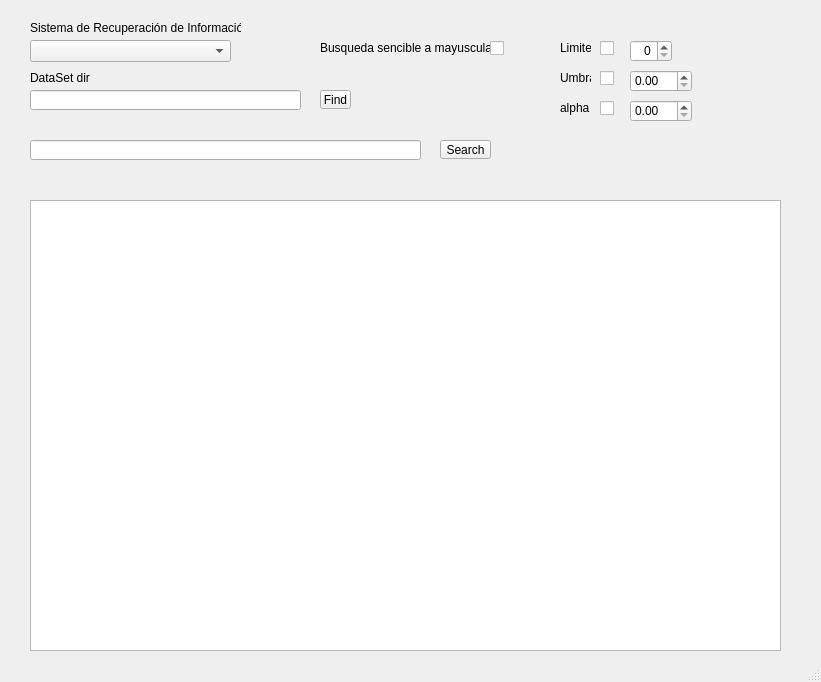
<?xml version="1.0" encoding="UTF-8"?>
<ui version="4.0">
 <class>SRI</class>
 <widget class="QMainWindow" name="SRI">
  <property name="geometry">
   <rect>
    <x>0</x>
    <y>0</y>
    <width>821</width>
    <height>682</height>
   </rect>
  </property>
  <property name="sizePolicy">
   <sizepolicy hsizetype="Preferred" vsizetype="Preferred">
    <horstretch>0</horstretch>
    <verstretch>0</verstretch>
   </sizepolicy>
  </property>
  <property name="windowTitle">
   <string>SRI</string>
  </property>
  <property name="tabShape">
   <enum>QTabWidget::Rounded</enum>
  </property>
  <property name="unifiedTitleAndToolBarOnMac">
   <bool>true</bool>
  </property>
  <widget class="QWidget" name="centralwidget">
   <widget class="QLineEdit" name="query">
    <property name="geometry">
     <rect>
      <x>30</x>
      <y>140</y>
      <width>391</width>
      <height>20</height>
     </rect>
    </property>
   </widget>
   <widget class="QToolButton" name="run">
    <property name="geometry">
     <rect>
      <x>440</x>
      <y>140</y>
      <width>51</width>
      <height>19</height>
     </rect>
    </property>
    <property name="text">
     <string>Search</string>
    </property>
   </widget>
   <widget class="QComboBox" name="sri_type">
    <property name="geometry">
     <rect>
      <x>30</x>
      <y>40</y>
      <width>201</width>
      <height>22</height>
     </rect>
    </property>
   </widget>
   <widget class="QLabel" name="label">
    <property name="geometry">
     <rect>
      <x>30</x>
      <y>20</y>
      <width>211</width>
      <height>16</height>
     </rect>
    </property>
    <property name="text">
     <string>Sistema de Recuperación de Información</string>
    </property>
   </widget>
   <widget class="QLineEdit" name="dataset_dir">
    <property name="geometry">
     <rect>
      <x>30</x>
      <y>90</y>
      <width>271</width>
      <height>20</height>
     </rect>
    </property>
   </widget>
   <widget class="QLabel" name="label_2">
    <property name="geometry">
     <rect>
      <x>30</x>
      <y>70</y>
      <width>71</width>
      <height>16</height>
     </rect>
    </property>
    <property name="text">
     <string>DataSet dir</string>
    </property>
   </widget>
   <widget class="QSpinBox" name="lim">
    <property name="geometry">
     <rect>
      <x>630</x>
      <y>40</y>
      <width>42</width>
      <height>22</height>
     </rect>
    </property>
    <property name="alignment">
     <set>Qt::AlignRight|Qt::AlignTop|Qt::AlignTrailing</set>
    </property>
    <property name="buttonSymbols">
     <enum>QAbstractSpinBox::UpDownArrows</enum>
    </property>
   </widget>
   <widget class="QDoubleSpinBox" name="umbral">
    <property name="geometry">
     <rect>
      <x>630</x>
      <y>70</y>
      <width>62</width>
      <height>22</height>
     </rect>
    </property>
    <property name="maximum">
     <double>1.000000000000000</double>
    </property>
    <property name="singleStep">
     <double>0.050000000000000</double>
    </property>
   </widget>
   <widget class="QLabel" name="label_3">
    <property name="geometry">
     <rect>
      <x>560</x>
      <y>40</y>
      <width>31</width>
      <height>16</height>
     </rect>
    </property>
    <property name="text">
     <string>Limite</string>
    </property>
   </widget>
   <widget class="QLabel" name="label_4">
    <property name="geometry">
     <rect>
      <x>560</x>
      <y>70</y>
      <width>31</width>
      <height>16</height>
     </rect>
    </property>
    <property name="text">
     <string>Umbral</string>
    </property>
   </widget>
   <widget class="QCheckBox" name="limCheck">
    <property name="geometry">
     <rect>
      <x>600</x>
      <y>40</y>
      <width>16</width>
      <height>17</height>
     </rect>
    </property>
    <property name="text">
     <string/>
    </property>
   </widget>
   <widget class="QCheckBox" name="umbralCheck">
    <property name="geometry">
     <rect>
      <x>600</x>
      <y>70</y>
      <width>16</width>
      <height>17</height>
     </rect>
    </property>
    <property name="text">
     <string/>
    </property>
   </widget>
   <widget class="QToolButton" name="toolButton_2">
    <property name="geometry">
     <rect>
      <x>320</x>
      <y>90</y>
      <width>31</width>
      <height>19</height>
     </rect>
    </property>
    <property name="text">
     <string>Find</string>
    </property>
   </widget>
   <widget class="QWidget" name="horizontalLayoutWidget">
    <property name="geometry">
     <rect>
      <x>30</x>
      <y>200</y>
      <width>751</width>
      <height>451</height>
     </rect>
    </property>
    <layout class="QHBoxLayout" name="horizontalLayout">
     <property name="sizeConstraint">
      <enum>QLayout::SetDefaultConstraint</enum>
     </property>
     <item>
      <widget class="QListWidget" name="output"/>
     </item>
    </layout>
   </widget>
   <widget class="QLabel" name="label_5">
    <property name="geometry">
     <rect>
      <x>560</x>
      <y>100</y>
      <width>31</width>
      <height>16</height>
     </rect>
    </property>
    <property name="text">
     <string>alpha</string>
    </property>
   </widget>
   <widget class="QCheckBox" name="alphaCheck">
    <property name="geometry">
     <rect>
      <x>600</x>
      <y>100</y>
      <width>16</width>
      <height>17</height>
     </rect>
    </property>
    <property name="text">
     <string/>
    </property>
   </widget>
   <widget class="QLabel" name="label_6">
    <property name="geometry">
     <rect>
      <x>320</x>
      <y>40</y>
      <width>171</width>
      <height>16</height>
     </rect>
    </property>
    <property name="text">
     <string>Busqueda sencible a mayusculas</string>
    </property>
   </widget>
   <widget class="QDoubleSpinBox" name="alpha">
    <property name="geometry">
     <rect>
      <x>630</x>
      <y>100</y>
      <width>62</width>
      <height>22</height>
     </rect>
    </property>
    <property name="maximum">
     <double>1.000000000000000</double>
    </property>
    <property name="singleStep">
     <double>0.050000000000000</double>
    </property>
   </widget>
   <widget class="QCheckBox" name="sensitive">
    <property name="geometry">
     <rect>
      <x>490</x>
      <y>40</y>
      <width>16</width>
      <height>17</height>
     </rect>
    </property>
    <property name="text">
     <string/>
    </property>
   </widget>
  </widget>
  <widget class="QStatusBar" name="statusbar">
   <property name="font">
    <font>
     <strikeout>false</strikeout>
    </font>
   </property>
  </widget>
  <action name="actionsave">
   <property name="text">
    <string>save</string>
   </property>
  </action>
 </widget>
 <resources/>
 <connections/>
</ui>
